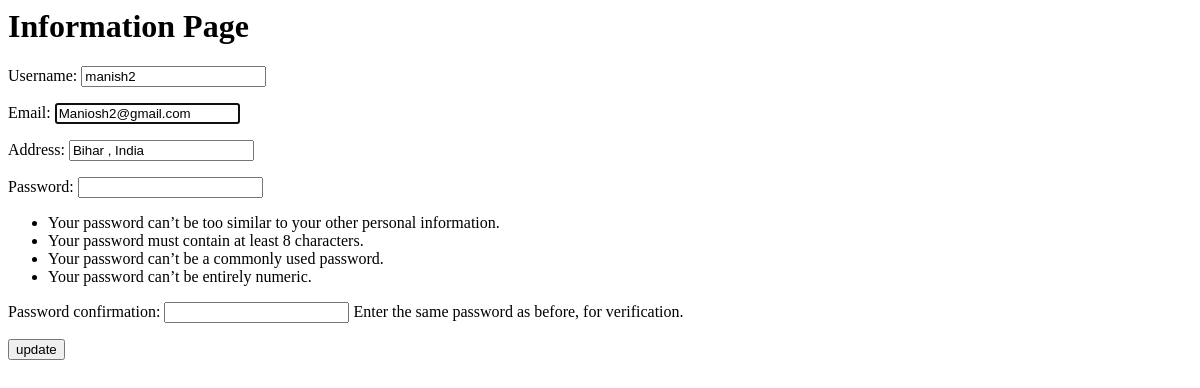
Screenshot of /update/7 with the database file from the repository.
### accounts/models.py (models this page shows)
class CustomUser(AbstractUser):
    username = None
    email = models.EmailField(_('Email'), unique=True)
    user_name = models.CharField(_('Username'), max_length=150, blank=True)
    address = models.CharField(_('Address'), max_length=280, blank=True)
    USERNAME_FIELD = 'email'
    REQUIRED_FIELDS = []
    objects = CustomUserManager()

### accounts/views.py (the view)
# urls.py: path('update/<int:id>', views.update_data, name='update_data'),
def update_data(request, id):
    if request.method == 'POST':
        pi = CustomUser.objects.get(pk=id)
        fm = UserAdminCreationForm(request.POST, instance=pi)
        if fm.is_valid():
            fm.save()
            return redirect('List_Page')
    else:
        pi = CustomUser.objects.get(pk=id)
        fm = UserAdminCreationForm(instance=pi)
    return render(request, 'update_data.html', {'form': fm})

### accounts/forms.py
class UserAdminCreationForm(UserCreationForm):
    class Meta:
        model = get_user_model()
        fields = ['user_name', 'email', 'address']

### templates/update_data.html (shortened to what this page needs)
<html>
<head>
</head>
<body>
<h1>Information Page</h1>
<form method="POST">
    {{ form.as_p }}
    <input type="submit" value="update">
</form>
</body>
</html>

### rows the page displays
CustomUser: user_name "manish2", email "Maniosh2@gmail.com", address "Bihar , India"
